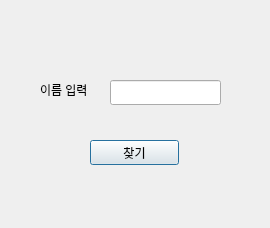
<?xml version="1.0" encoding="UTF-8"?>
<ui version="4.0">
 <class>findinfo</class>
 <widget class="QDialog" name="findinfo">
  <property name="geometry">
   <rect>
    <x>0</x>
    <y>0</y>
    <width>270</width>
    <height>228</height>
   </rect>
  </property>
  <property name="windowTitle">
   <string>Dialog</string>
  </property>
  <widget class="QLabel" name="label">
   <property name="geometry">
    <rect>
     <x>40</x>
     <y>80</y>
     <width>67</width>
     <height>20</height>
    </rect>
   </property>
   <property name="text">
    <string>이름 입력</string>
   </property>
  </widget>
  <widget class="QLineEdit" name="lineEdit">
   <property name="geometry">
    <rect>
     <x>110</x>
     <y>80</y>
     <width>111</width>
     <height>25</height>
    </rect>
   </property>
  </widget>
  <widget class="QPushButton" name="pushButton">
   <property name="geometry">
    <rect>
     <x>90</x>
     <y>140</y>
     <width>89</width>
     <height>25</height>
    </rect>
   </property>
   <property name="text">
    <string>찾기</string>
   </property>
  </widget>
  <widget class="QLabel" name="label_2">
   <property name="geometry">
    <rect>
     <x>50</x>
     <y>110</y>
     <width>171</width>
     <height>20</height>
    </rect>
   </property>
   <property name="font">
    <font>
     <pointsize>8</pointsize>
    </font>
   </property>
   <property name="text">
    <string/>
   </property>
  </widget>
 </widget>
 <resources/>
 <connections/>
</ui>
